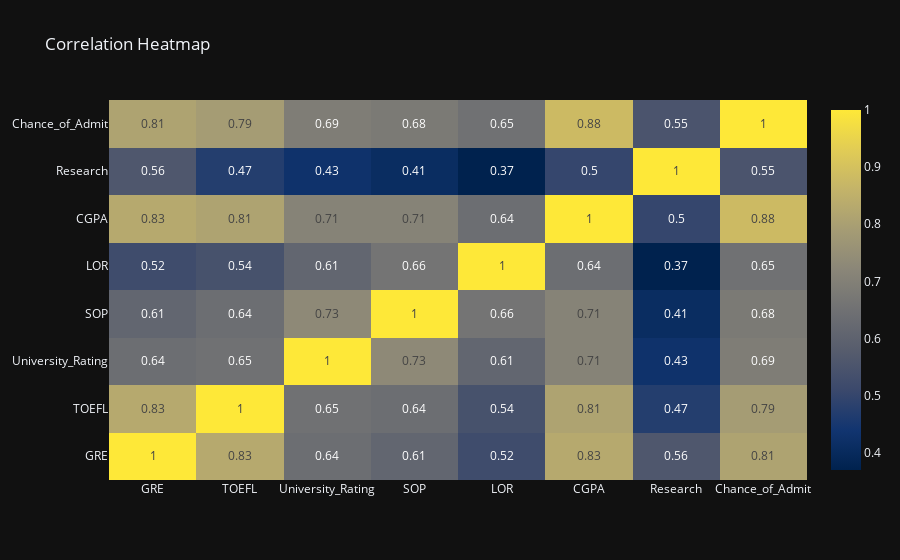

Notebook source saved alongside this figure:
### Code cell
corr = adm_data.corr().round(2)

fig = go.Figure(data=go.Heatmap(
    z=corr.values,
    x=corr.columns,
    y=corr.columns,
    colorscale='Cividis',
    text=corr.values,
    texttemplate="%{text}"
))
fig.update_layout(title='Correlation Heatmap',template='plotly_dark')
fig.show(renderer='vscode')

### Figure 1 — Plotly figure (JSON) as saved in the notebook; plotly's stock layout.template omitted (floating-point values rounded to 4 significant figures)
{"data": [{"colorscale": [[0, "#00224e"], [0.1111, "#123570"], [0.2222, "#3b496c"], [0.3333, "#575d6d"], [0.4444, "#707173"], [0.5556, "#8a8678"], [0.6667, "#a59c74"], [0.7778, "#c3b369"], [0.8889, "#e1cc55"], [1, "#fee838"]], "text": [[1.0, 0.83, 0.64, 0.61, 0.52, 0.83, 0.56, 0.81], [0.83, 1.0, 0.65, 0.64, 0.54, 0.81, 0.47, 0.79], [0.64, 0.65, 1.0, 0.73, 0.61, 0.71, 0.43, 0.69], [0.61, 0.64, 0.73, 1.0, 0.66, 0.71, 0.41, 0.68], [0.52, 0.54, 0.61, 0.66, 1.0, 0.64, 0.37, 0.65], [0.83, 0.81, 0.71, 0.71, 0.64, 1.0, 0.5, 0.88], [0.56, 0.47, 0.43, 0.41, 0.37, 0.5, 1.0, 0.55], [0.81, 0.79, 0.69, 0.68, 0.65, 0.88, 0.55, 1.0]], "texttemplate": "%{text}", "type": "heatmap", "x": ["GRE", "TOEFL", "University_Rating", "SOP", "LOR", "CGPA", "Research", "Chance_of_Admit"], "y": ["GRE", "TOEFL", "University_Rating", "SOP", "LOR", "CGPA", "Research", "Chance_of_Admit"], "z": [[1.0, 0.83, 0.64, 0.61, 0.52, 0.83, 0.56, 0.81], [0.83, 1.0, 0.65, 0.64, 0.54, 0.81, 0.47, 0.79], [0.64, 0.65, 1.0, 0.73, 0.61, 0.71, 0.43, 0.69], [0.61, 0.64, 0.73, 1.0, 0.66, 0.71, 0.41, 0.68], [0.52, 0.54, 0.61, 0.66, 1.0, 0.64, 0.37, 0.65], [0.83, 0.81, 0.71, 0.71, 0.64, 1.0, 0.5, 0.88], [0.56, 0.47, 0.43, 0.41, 0.37, 0.5, 1.0, 0.55], [0.81, 0.79, 0.69, 0.68, 0.65, 0.88, 0.55, 1.0]]}], "layout": {"title": {"text": "Correlation Heatmap"}}}
